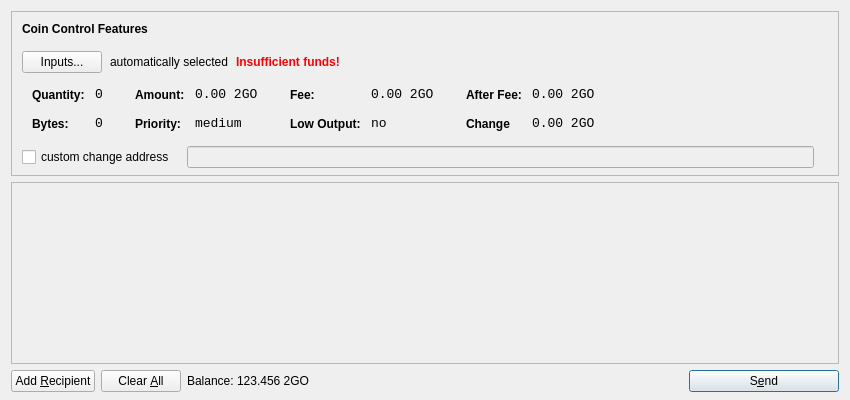
<?xml version="1.0" encoding="UTF-8"?>
<ui version="4.0">
 <class>SendCoinsDialog</class>
 <widget class="QDialog" name="SendCoinsDialog">
  <property name="geometry">
   <rect>
    <x>0</x>
    <y>0</y>
    <width>850</width>
    <height>400</height>
   </rect>
  </property>
  <property name="windowTitle">
   <string>Send Coins</string>
  </property>
  <layout class="QVBoxLayout" name="verticalLayout" stretch="0,1,0">
   <property name="bottomMargin">
    <number>8</number>
   </property>
   <item>
    <widget class="QFrame" name="frameCoinControl">
     <property name="sizePolicy">
      <sizepolicy hsizetype="Expanding" vsizetype="Expanding">
       <horstretch>0</horstretch>
       <verstretch>0</verstretch>
      </sizepolicy>
     </property>
     <property name="maximumSize">
      <size>
       <width>16777215</width>
       <height>16777215</height>
      </size>
     </property>
     <property name="frameShape">
      <enum>QFrame::StyledPanel</enum>
     </property>
     <property name="frameShadow">
      <enum>QFrame::Sunken</enum>
     </property>
     <layout class="QVBoxLayout" name="verticalLayoutCoinControl2">
      <property name="spacing">
       <number>-1</number>
      </property>
      <property name="leftMargin">
       <number>0</number>
      </property>
      <property name="topMargin">
       <number>0</number>
      </property>
      <property name="rightMargin">
       <number>0</number>
      </property>
      <property name="bottomMargin">
       <number>6</number>
      </property>
      <item>
       <layout class="QVBoxLayout" name="verticalLayoutCoinControl" stretch="0,0,0,0,1">
        <property name="spacing">
         <number>0</number>
        </property>
        <property name="leftMargin">
         <number>10</number>
        </property>
        <property name="topMargin">
         <number>10</number>
        </property>
        <item>
         <layout class="QHBoxLayout" name="horizontalLayoutCoinControl1">
          <property name="bottomMargin">
           <number>15</number>
          </property>
          <item>
           <widget class="QLabel" name="labelCoinControlFeatures">
            <property name="sizePolicy">
             <sizepolicy hsizetype="Preferred" vsizetype="Maximum">
              <horstretch>0</horstretch>
              <verstretch>0</verstretch>
             </sizepolicy>
            </property>
            <property name="font">
             <font>
              <weight>75</weight>
              <bold>true</bold>
             </font>
            </property>
            <property name="styleSheet">
             <string notr="true">font-weight:bold;</string>
            </property>
            <property name="text">
             <string>Coin Control Features</string>
            </property>
           </widget>
          </item>
         </layout>
        </item>
        <item>
         <layout class="QHBoxLayout" name="horizontalLayoutCoinControl2" stretch="0,0,0,0">
          <property name="spacing">
           <number>8</number>
          </property>
          <property name="bottomMargin">
           <number>10</number>
          </property>
          <item>
           <widget class="QPushButton" name="pushButtonCoinControl">
            <property name="styleSheet">
             <string notr="true"/>
            </property>
            <property name="text">
             <string>Inputs...</string>
            </property>
           </widget>
          </item>
          <item>
           <widget class="QLabel" name="labelCoinControlAutomaticallySelected">
            <property name="text">
             <string>automatically selected</string>
            </property>
            <property name="margin">
             <number>5</number>
            </property>
           </widget>
          </item>
          <item>
           <widget class="QLabel" name="labelCoinControlInsuffFunds">
            <property name="font">
             <font>
              <weight>75</weight>
              <bold>true</bold>
             </font>
            </property>
            <property name="styleSheet">
             <string notr="true">color:red;font-weight:bold;</string>
            </property>
            <property name="text">
             <string>Insufficient funds!</string>
            </property>
            <property name="margin">
             <number>5</number>
            </property>
           </widget>
          </item>
          <item>
           <spacer name="horizontalSpacerCoinControl">
            <property name="orientation">
             <enum>Qt::Horizontal</enum>
            </property>
            <property name="sizeHint" stdset="0">
             <size>
              <width>40</width>
              <height>1</height>
             </size>
            </property>
           </spacer>
          </item>
         </layout>
        </item>
        <item>
         <widget class="QWidget" name="widgetCoinControl" native="true">
          <property name="sizePolicy">
           <sizepolicy hsizetype="Preferred" vsizetype="Preferred">
            <horstretch>0</horstretch>
            <verstretch>0</verstretch>
           </sizepolicy>
          </property>
          <property name="minimumSize">
           <size>
            <width>0</width>
            <height>0</height>
           </size>
          </property>
          <property name="styleSheet">
           <string notr="true"/>
          </property>
          <layout class="QHBoxLayout" name="horizontalLayoutCoinControl5">
           <property name="margin">
            <number>0</number>
           </property>
           <item>
            <layout class="QHBoxLayout" name="horizontalLayoutCoinControl3" stretch="0,0,0,1">
             <property name="spacing">
              <number>20</number>
             </property>
             <property name="topMargin">
              <number>0</number>
             </property>
             <property name="bottomMargin">
              <number>10</number>
             </property>
             <item>
              <layout class="QFormLayout" name="formLayoutCoinControl1">
               <property name="horizontalSpacing">
                <number>10</number>
               </property>
               <property name="verticalSpacing">
                <number>14</number>
               </property>
               <property name="leftMargin">
                <number>10</number>
               </property>
               <property name="topMargin">
                <number>4</number>
               </property>
               <property name="rightMargin">
                <number>6</number>
               </property>
               <item row="0" column="0">
                <widget class="QLabel" name="labelCoinControlQuantityText">
                 <property name="styleSheet">
                  <string notr="true">font-weight:bold;</string>
                 </property>
                 <property name="text">
                  <string>Quantity:</string>
                 </property>
                 <property name="margin">
                  <number>0</number>
                 </property>
                </widget>
               </item>
               <item row="0" column="1">
                <widget class="QLabel" name="labelCoinControlQuantity">
                 <property name="font">
                  <font>
                   <family>Monospace</family>
                   <pointsize>10</pointsize>
                  </font>
                 </property>
                 <property name="cursor">
                  <cursorShape>IBeamCursor</cursorShape>
                 </property>
                 <property name="contextMenuPolicy">
                  <enum>Qt::ActionsContextMenu</enum>
                 </property>
                 <property name="text">
                  <string>0</string>
                 </property>
                 <property name="margin">
                  <number>0</number>
                 </property>
                 <property name="textInteractionFlags">
                  <set>Qt::LinksAccessibleByMouse|Qt::TextSelectableByKeyboard|Qt::TextSelectableByMouse</set>
                 </property>
                </widget>
               </item>
               <item row="1" column="0">
                <widget class="QLabel" name="labelCoinControlBytesText">
                 <property name="styleSheet">
                  <string notr="true">font-weight:bold;</string>
                 </property>
                 <property name="text">
                  <string>Bytes:</string>
                 </property>
                </widget>
               </item>
               <item row="1" column="1">
                <widget class="QLabel" name="labelCoinControlBytes">
                 <property name="font">
                  <font>
                   <family>Monospace</family>
                   <pointsize>10</pointsize>
                  </font>
                 </property>
                 <property name="cursor">
                  <cursorShape>IBeamCursor</cursorShape>
                 </property>
                 <property name="contextMenuPolicy">
                  <enum>Qt::ActionsContextMenu</enum>
                 </property>
                 <property name="text">
                  <string>0</string>
                 </property>
                 <property name="textInteractionFlags">
                  <set>Qt::LinksAccessibleByMouse|Qt::TextSelectableByKeyboard|Qt::TextSelectableByMouse</set>
                 </property>
                </widget>
               </item>
              </layout>
             </item>
             <item>
              <layout class="QFormLayout" name="formLayoutCoinControl2">
               <property name="horizontalSpacing">
                <number>10</number>
               </property>
               <property name="verticalSpacing">
                <number>14</number>
               </property>
               <property name="leftMargin">
                <number>6</number>
               </property>
               <property name="topMargin">
                <number>4</number>
               </property>
               <property name="rightMargin">
                <number>6</number>
               </property>
               <item row="0" column="0">
                <widget class="QLabel" name="labelCoinControlAmountText">
                 <property name="styleSheet">
                  <string notr="true">font-weight:bold;</string>
                 </property>
                 <property name="text">
                  <string>Amount:</string>
                 </property>
                 <property name="margin">
                  <number>0</number>
                 </property>
                </widget>
               </item>
               <item row="0" column="1">
                <widget class="QLabel" name="labelCoinControlAmount">
                 <property name="font">
                  <font>
                   <family>Monospace</family>
                   <pointsize>10</pointsize>
                  </font>
                 </property>
                 <property name="cursor">
                  <cursorShape>IBeamCursor</cursorShape>
                 </property>
                 <property name="contextMenuPolicy">
                  <enum>Qt::ActionsContextMenu</enum>
                 </property>
                 <property name="text">
                  <string>0.00 2GO</string>
                 </property>
                 <property name="textInteractionFlags">
                  <set>Qt::LinksAccessibleByMouse|Qt::TextSelectableByKeyboard|Qt::TextSelectableByMouse</set>
                 </property>
                </widget>
               </item>
               <item row="1" column="0">
                <widget class="QLabel" name="labelCoinControlPriorityText">
                 <property name="styleSheet">
                  <string notr="true">font-weight:bold;</string>
                 </property>
                 <property name="text">
                  <string>Priority:</string>
                 </property>
                </widget>
               </item>
               <item row="1" column="1">
                <widget class="QLabel" name="labelCoinControlPriority">
                 <property name="font">
                  <font>
                   <family>Monospace</family>
                   <pointsize>10</pointsize>
                  </font>
                 </property>
                 <property name="cursor">
                  <cursorShape>IBeamCursor</cursorShape>
                 </property>
                 <property name="contextMenuPolicy">
                  <enum>Qt::ActionsContextMenu</enum>
                 </property>
                 <property name="text">
                  <string>medium</string>
                 </property>
                 <property name="textInteractionFlags">
                  <set>Qt::LinksAccessibleByMouse|Qt::TextSelectableByKeyboard|Qt::TextSelectableByMouse</set>
                 </property>
                </widget>
               </item>
              </layout>
             </item>
             <item>
              <layout class="QFormLayout" name="formLayoutCoinControl3">
               <property name="horizontalSpacing">
                <number>10</number>
               </property>
               <property name="verticalSpacing">
                <number>14</number>
               </property>
               <property name="leftMargin">
                <number>6</number>
               </property>
               <property name="topMargin">
                <number>4</number>
               </property>
               <property name="rightMargin">
                <number>6</number>
               </property>
               <item row="0" column="0">
                <widget class="QLabel" name="labelCoinControlFeeText">
                 <property name="styleSheet">
                  <string notr="true">font-weight:bold;</string>
                 </property>
                 <property name="text">
                  <string>Fee:</string>
                 </property>
                 <property name="margin">
                  <number>0</number>
                 </property>
                </widget>
               </item>
               <item row="0" column="1">
                <widget class="QLabel" name="labelCoinControlFee">
                 <property name="font">
                  <font>
                   <family>Monospace</family>
                   <pointsize>10</pointsize>
                  </font>
                 </property>
                 <property name="cursor">
                  <cursorShape>IBeamCursor</cursorShape>
                 </property>
                 <property name="contextMenuPolicy">
                  <enum>Qt::ActionsContextMenu</enum>
                 </property>
                 <property name="text">
                  <string>0.00 2GO</string>
                 </property>
                 <property name="textInteractionFlags">
                  <set>Qt::LinksAccessibleByMouse|Qt::TextSelectableByKeyboard|Qt::TextSelectableByMouse</set>
                 </property>
                </widget>
               </item>
               <item row="1" column="0">
                <widget class="QLabel" name="labelCoinControlLowOutputText">
                 <property name="styleSheet">
                  <string notr="true">font-weight:bold;</string>
                 </property>
                 <property name="text">
                  <string>Low Output:</string>
                 </property>
                </widget>
               </item>
               <item row="1" column="1">
                <widget class="QLabel" name="labelCoinControlLowOutput">
                 <property name="font">
                  <font>
                   <family>Monospace</family>
                   <pointsize>10</pointsize>
                  </font>
                 </property>
                 <property name="cursor">
                  <cursorShape>IBeamCursor</cursorShape>
                 </property>
                 <property name="contextMenuPolicy">
                  <enum>Qt::ActionsContextMenu</enum>
                 </property>
                 <property name="text">
                  <string>no</string>
                 </property>
                 <property name="textInteractionFlags">
                  <set>Qt::LinksAccessibleByMouse|Qt::TextSelectableByKeyboard|Qt::TextSelectableByMouse</set>
                 </property>
                </widget>
               </item>
              </layout>
             </item>
             <item>
              <layout class="QFormLayout" name="formLayoutCoinControl4">
               <property name="horizontalSpacing">
                <number>10</number>
               </property>
               <property name="verticalSpacing">
                <number>14</number>
               </property>
               <property name="leftMargin">
                <number>6</number>
               </property>
               <property name="topMargin">
                <number>4</number>
               </property>
               <property name="rightMargin">
                <number>6</number>
               </property>
               <item row="0" column="0">
                <widget class="QLabel" name="labelCoinControlAfterFeeText">
                 <property name="styleSheet">
                  <string notr="true">font-weight:bold;</string>
                 </property>
                 <property name="text">
                  <string>After Fee:</string>
                 </property>
                 <property name="margin">
                  <number>0</number>
                 </property>
                </widget>
               </item>
               <item row="0" column="1">
                <widget class="QLabel" name="labelCoinControlAfterFee">
                 <property name="font">
                  <font>
                   <family>Monospace</family>
                   <pointsize>10</pointsize>
                  </font>
                 </property>
                 <property name="cursor">
                  <cursorShape>IBeamCursor</cursorShape>
                 </property>
                 <property name="contextMenuPolicy">
                  <enum>Qt::ActionsContextMenu</enum>
                 </property>
                 <property name="text">
                  <string>0.00 2GO</string>
                 </property>
                 <property name="textInteractionFlags">
                  <set>Qt::LinksAccessibleByMouse|Qt::TextSelectableByKeyboard|Qt::TextSelectableByMouse</set>
                 </property>
                </widget>
               </item>
               <item row="1" column="0">
                <widget class="QLabel" name="labelCoinControlChangeText">
                 <property name="styleSheet">
                  <string notr="true">font-weight:bold;</string>
                 </property>
                 <property name="text">
                  <string>Change</string>
                 </property>
                </widget>
               </item>
               <item row="1" column="1">
                <widget class="QLabel" name="labelCoinControlChange">
                 <property name="font">
                  <font>
                   <family>Monospace</family>
                   <pointsize>10</pointsize>
                  </font>
                 </property>
                 <property name="cursor">
                  <cursorShape>IBeamCursor</cursorShape>
                 </property>
                 <property name="contextMenuPolicy">
                  <enum>Qt::ActionsContextMenu</enum>
                 </property>
                 <property name="text">
                  <string>0.00 2GO</string>
                 </property>
                 <property name="textInteractionFlags">
                  <set>Qt::LinksAccessibleByMouse|Qt::TextSelectableByKeyboard|Qt::TextSelectableByMouse</set>
                 </property>
                </widget>
               </item>
              </layout>
             </item>
            </layout>
           </item>
          </layout>
         </widget>
        </item>
        <item>
         <layout class="QHBoxLayout" name="horizontalLayoutCoinControl4" stretch="0,0,0">
          <property name="spacing">
           <number>12</number>
          </property>
          <property name="sizeConstraint">
           <enum>QLayout::SetDefaultConstraint</enum>
          </property>
          <property name="topMargin">
           <number>5</number>
          </property>
          <property name="rightMargin">
           <number>5</number>
          </property>
          <item>
           <widget class="QCheckBox" name="checkBoxCoinControlChange">
            <property name="text">
             <string>custom change address</string>
            </property>
           </widget>
          </item>
          <item>
           <widget class="QLineEdit" name="lineEditCoinControlChange">
            <property name="enabled">
             <bool>false</bool>
            </property>
            <property name="sizePolicy">
             <sizepolicy hsizetype="Expanding" vsizetype="Fixed">
              <horstretch>0</horstretch>
              <verstretch>0</verstretch>
             </sizepolicy>
            </property>
           </widget>
          </item>
          <item>
           <widget class="QLabel" name="labelCoinControlChangeLabel">
            <property name="sizePolicy">
             <sizepolicy hsizetype="Preferred" vsizetype="Expanding">
              <horstretch>0</horstretch>
              <verstretch>0</verstretch>
             </sizepolicy>
            </property>
            <property name="minimumSize">
             <size>
              <width>0</width>
              <height>0</height>
             </size>
            </property>
            <property name="text">
             <string/>
            </property>
            <property name="margin">
             <number>3</number>
            </property>
           </widget>
          </item>
         </layout>
        </item>
        <item>
         <spacer name="verticalSpacerCoinControl">
          <property name="orientation">
           <enum>Qt::Vertical</enum>
          </property>
          <property name="sizeHint" stdset="0">
           <size>
            <width>800</width>
            <height>1</height>
           </size>
          </property>
         </spacer>
        </item>
       </layout>
      </item>
     </layout>
    </widget>
   </item>
   <item>
    <widget class="QScrollArea" name="scrollArea">
     <property name="widgetResizable">
      <bool>true</bool>
     </property>
     <widget class="QWidget" name="scrollAreaWidgetContents">
      <property name="geometry">
       <rect>
        <x>0</x>
        <y>0</y>
        <width>830</width>
        <height>165</height>
       </rect>
      </property>
      <layout class="QVBoxLayout" name="verticalLayout_2">
       <property name="margin">
        <number>0</number>
       </property>
       <item>
        <layout class="QVBoxLayout" name="entries">
         <property name="spacing">
          <number>6</number>
         </property>
        </layout>
       </item>
       <item>
        <spacer name="verticalSpacer">
         <property name="orientation">
          <enum>Qt::Vertical</enum>
         </property>
         <property name="sizeHint" stdset="0">
          <size>
           <width>20</width>
           <height>40</height>
          </size>
         </property>
        </spacer>
       </item>
      </layout>
     </widget>
    </widget>
   </item>
   <item>
    <layout class="QHBoxLayout" name="horizontalLayout">
     <item>
      <widget class="QPushButton" name="addButton">
       <property name="toolTip">
        <string>Send to multiple recipients at once</string>
       </property>
       <property name="text">
        <string>Add &amp;Recipient</string>
       </property>
       <property name="icon">
        <iconset resource="../bitcoin.qrc">
         <normaloff>:/icons/add</normaloff>:/icons/add</iconset>
       </property>
       <property name="autoDefault">
        <bool>false</bool>
       </property>
      </widget>
     </item>
     <item>
      <widget class="QPushButton" name="clearButton">
       <property name="sizePolicy">
        <sizepolicy hsizetype="Minimum" vsizetype="Fixed">
         <horstretch>0</horstretch>
         <verstretch>0</verstretch>
        </sizepolicy>
       </property>
       <property name="toolTip">
        <string>Remove all transaction fields</string>
       </property>
       <property name="text">
        <string>Clear &amp;All</string>
       </property>
       <property name="icon">
        <iconset resource="../bitcoin.qrc">
         <normaloff>:/icons/remove</normaloff>:/icons/remove</iconset>
       </property>
       <property name="autoRepeatDelay">
        <number>300</number>
       </property>
       <property name="autoDefault">
        <bool>false</bool>
       </property>
      </widget>
     </item>
     <item>
      <layout class="QHBoxLayout" name="horizontalLayout_2">
       <property name="spacing">
        <number>3</number>
       </property>
       <item>
        <widget class="QLabel" name="label">
         <property name="sizePolicy">
          <sizepolicy hsizetype="Preferred" vsizetype="Fixed">
           <horstretch>0</horstretch>
           <verstretch>0</verstretch>
          </sizepolicy>
         </property>
         <property name="text">
          <string>Balance:</string>
         </property>
        </widget>
       </item>
       <item>
        <widget class="QLabel" name="labelBalance">
         <property name="sizePolicy">
          <sizepolicy hsizetype="Preferred" vsizetype="Fixed">
           <horstretch>0</horstretch>
           <verstretch>0</verstretch>
          </sizepolicy>
         </property>
         <property name="cursor">
          <cursorShape>IBeamCursor</cursorShape>
         </property>
         <property name="text">
          <string>123.456 2GO</string>
         </property>
         <property name="textInteractionFlags">
          <set>Qt::LinksAccessibleByMouse|Qt::TextSelectableByKeyboard|Qt::TextSelectableByMouse</set>
         </property>
        </widget>
       </item>
      </layout>
     </item>
     <item>
      <spacer name="horizontalSpacer">
       <property name="orientation">
        <enum>Qt::Horizontal</enum>
       </property>
       <property name="sizeHint" stdset="0">
        <size>
         <width>40</width>
         <height>20</height>
        </size>
       </property>
      </spacer>
     </item>
     <item>
      <widget class="QPushButton" name="sendButton">
       <property name="minimumSize">
        <size>
         <width>150</width>
         <height>0</height>
        </size>
       </property>
       <property name="toolTip">
        <string>Confirm the send action</string>
       </property>
       <property name="text">
        <string>S&amp;end</string>
       </property>
       <property name="icon">
        <iconset resource="../bitcoin.qrc">
         <normaloff>:/icons/send</normaloff>:/icons/send</iconset>
       </property>
       <property name="default">
        <bool>true</bool>
       </property>
      </widget>
     </item>
    </layout>
   </item>
  </layout>
 </widget>
 <resources>
  <include location="../bitcoin.qrc"/>
 </resources>
 <connections/>
</ui>
